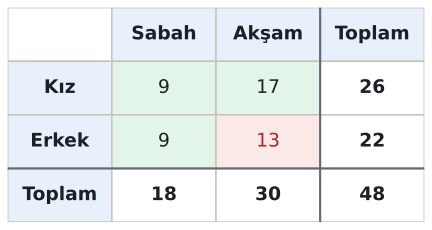

Recreate this plot in Python.
import sys; sys.path.insert(0, "tools")
from cizim import *

# 48 kursiyer: kız 26, erkek 22; sabah kız 9, akşam kız 17, sabah erkek 9, akşam erkek 13.
# "Kız veya sabah grubunda" = tablodan yalnız akşam-erkek hücresi dışarıda kalır: 48 − 13 = 35.
fig, ax = sekil(5.6, 2.9)
ax.axis("off"); ax.set_xlim(0, 4); ax.set_ylim(0, 4); ax.invert_yaxis()
satirlar = ["", "Kız", "Erkek", "Toplam"]
sutunlar = ["", "Sabah", "Akşam", "Toplam"]
veri = {(1, 1): "9", (1, 2): "17", (1, 3): "26", (2, 1): "9", (2, 2): "13", (2, 3): "22",
        (3, 1): "18", (3, 2): "30", (3, 3): "48"}
for i in range(4):
    for j in range(4):
        renk = "white"
        if i == 0 or j == 0: renk = MAVI_ACIK
        if (i, j) in ((1, 1), (1, 2), (2, 1)): renk = YESIL_ACIK
        if (i, j) == (2, 2): renk = KIRMIZI_ACIK
        if i == 0 and j == 0: renk = "white"
        ax.add_patch(patches.Rectangle((j, i), 1, 1, facecolor=renk, edgecolor=CIZGI, lw=1.2))
        yazi = satirlar[i] if j == 0 else sutunlar[j] if i == 0 else veri[(i, j)]
        kalin = "bold" if (i == 0 or j == 0 or i == 3 or j == 3) else "normal"
        rk = KIRMIZI if (i, j) == (2, 2) else YAZI
        ax.text(j + 0.5, i + 0.5, yazi, ha="center", va="center", fontsize=14, fontweight=kalin, color=rk)
ax.plot([3, 3], [0, 4], color=SOLUK, lw=1.6); ax.plot([0, 4], [3, 3], color=SOLUK, lw=1.6)
kaydet(fig, __file__)
